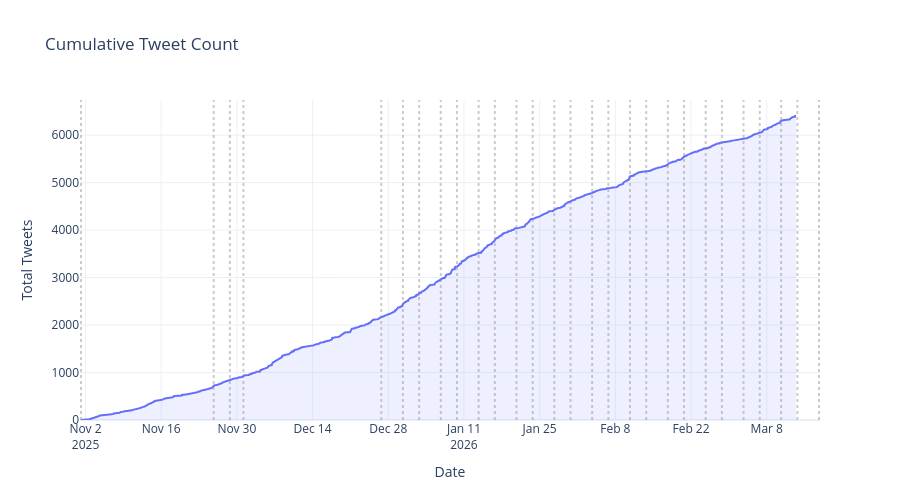

Notebook source saved alongside this figure:
### Code cell
from visualize import cumulative_chart

cumulative_chart(df, periods).show()

### Figure 1 — Plotly figure (JSON) as saved in the notebook; plotly's stock layout.template omitted (floating-point values rounded to 4 significant figures; data arrays with more than 128 entries replaced by an {"elided": "..."} marker saying what was removed)
{"data": [{"fill": "tozeroy", "fillcolor": "rgba(99,110,250,0.1)", "line": {"color": "#636EFA", "width": 2}, "mode": "lines", "name": "Cumulative Tweets", "type": "scatter", "x": {"elided": "3175 str values"}, "y": {"elided": "3175 int values"}}], "layout": {"height": 500, "hovermode": "x unified", "shapes": [{"line": {"color": "gray", "dash": "dot"}, "opacity": 0.4, "type": "line", "x0": "2025-11-01T04:00:00+00:00", "x1": "2025-11-01T04:00:00+00:00", "xref": "x", "y0": 0, "y1": 1, "yref": "y domain"}, {"line": {"color": "gray", "dash": "dot"}, "opacity": 0.4, "type": "line", "x0": "2025-11-25T17:00:00+00:00", "x1": "2025-11-25T17:00:00+00:00", "xref": "x", "y0": 0, "y1": 1, "yref": "y domain"}, {"line": {"color": "gray", "dash": "dot"}, "opacity": 0.4, "type": "line", "x0": "2025-11-28T17:00:00+00:00", "x1": "2025-11-28T17:00:00+00:00", "xref": "x", "y0": 0, "y1": 1, "yref": "y domain"}, {"line": {"color": "gray", "dash": "dot"}, "opacity": 0.4, "type": "line", "x0": "2025-12-01T05:00:00+00:00", "x1": "2025-12-01T05:00:00+00:00", "xref": "x", "y0": 0, "y1": 1, "yref": "y domain"}, {"line": {"color": "gray", "dash": "dot"}, "opacity": 0.4, "type": "line", "x0": "2025-12-26T17:00:00+00:00", "x1": "2025-12-26T17:00:00+00:00", "xref": "x", "y0": 0, "y1": 1, "yref": "y domain"}, {"line": {"color": "gray", "dash": "dot"}, "opacity": 0.4, "type": "line", "x0": "2025-12-30T17:00:00+00:00", "x1": "2025-12-30T17:00:00+00:00", "xref": "x", "y0": 0, "y1": 1, "yref": "y domain"}, {"line": {"color": "gray", "dash": "dot"}, "opacity": 0.4, "type": "line", "x0": "2026-01-02T17:00:00+00:00", "x1": "2026-01-02T17:00:00+00:00", "xref": "x", "y0": 0, "y1": 1, "yref": "y domain"}, {"line": {"color": "gray", "dash": "dot"}, "opacity": 0.4, "type": "line", "x0": "2026-01-06T17:00:00+00:00", "x1": "2026-01-06T17:00:00+00:00", "xref": "x", "y0": 0, "y1": 1, "yref": "y domain"}, {"line": {"color": "gray", "dash": "dot"}, "opacity": 0.4, "type": "line", "x0": "2026-01-09T17:00:00+00:00", "x1": "2026-01-09T17:00:00+00:00", "xref": "x", "y0": 0, "y1": 1, "yref": "y domain"}, {"line": {"color": "gray", "dash": "dot"}, "opacity": 0.4, "type": "line", "x0": "2026-01-13T17:00:00+00:00", "x1": "2026-01-13T17:00:00+00:00", "xref": "x", "y0": 0, "y1": 1, "yref": "y domain"}, {"line": {"color": "gray", "dash": "dot"}, "opacity": 0.4, "type": "line", "x0": "2026-01-16T17:00:00+00:00", "x1": "2026-01-16T17:00:00+00:00", "xref": "x", "y0": 0, "y1": 1, "yref": "y domain"}, {"line": {"color": "gray", "dash": "dot"}, "opacity": 0.4, "type": "line", "x0": "2026-01-20T17:00:00+00:00", "x1": "2026-01-20T17:00:00+00:00", "xref": "x", "y0": 0, "y1": 1, "yref": "y domain"}, {"line": {"color": "gray", "dash": "dot"}, "opacity": 0.4, "type": "line", "x0": "2026-01-23T17:00:00+00:00", "x1": "2026-01-23T17:00:00+00:00", "xref": "x", "y0": 0, "y1": 1, "yref": "y domain"}, {"line": {"color": "gray", "dash": "dot"}, "opacity": 0.4, "type": "line", "x0": "2026-01-27T17:00:00+00:00", "x1": "2026-01-27T17:00:00+00:00", "xref": "x", "y0": 0, "y1": 1, "yref": "y domain"}, {"line": {"color": "gray", "dash": "dot"}, "opacity": 0.4, "type": "line", "x0": "2026-01-30T17:00:00+00:00", "x1": "2026-01-30T17:00:00+00:00", "xref": "x", "y0": 0, "y1": 1, "yref": "y domain"}, {"line": {"color": "gray", "dash": "dot"}, "opacity": 0.4, "type": "line", "x0": "2026-02-03T17:00:00+00:00", "x1": "2026-02-03T17:00:00+00:00", "xref": "x", "y0": 0, "y1": 1, "yref": "y domain"}, {"line": {"color": "gray", "dash": "dot"}, "opacity": 0.4, "type": "line", "x0": "2026-02-06T17:00:00+00:00", "x1": "2026-02-06T17:00:00+00:00", "xref": "x", "y0": 0, "y1": 1, "yref": "y domain"}, {"line": {"color": "gray", "dash": "dot"}, "opacity": 0.4, "type": "line", "x0": "2026-02-10T17:00:00+00:00", "x1": "2026-02-10T17:00:00+00:00", "xref": "x", "y0": 0, "y1": 1, "yref": "y domain"}, {"line": {"color": "gray", "dash": "dot"}, "opacity": 0.4, "type": "line", "x0": "2026-02-13T17:00:00+00:00", "x1": "2026-02-13T17:00:00+00:00", "xref": "x", "y0": 0, "y1": 1, "yref": "y domain"}, {"line": {"color": "gray", "dash": "dot"}, "opacity": 0.4, "type": "line", "x0": "2026-02-17T17:00:00+00:00", "x1": "2026-02-17T17:00:00+00:00", "xref": "x", "y0": 0, "y1": 1, "yref": "y domain"}, {"line": {"color": "gray", "dash": "dot"}, "opacity": 0.4, "type": "line", "x0": "2026-02-20T17:00:00+00:00", "x1": "2026-02-20T17:00:00+00:00", "xref": "x", "y0": 0, "y1": 1, "yref": "y domain"}, {"line": {"color": "gray", "dash": "dot"}, "opacity": 0.4, "type": "line", "x0": "2026-02-24T17:00:00+00:00", "x1": "2026-02-24T17:00:00+00:00", "xref": "x", "y0": 0, "y1": 1, "yref": "y domain"}, {"line": {"color": "gray", "dash": "dot"}, "opacity": 0.4, "type": "line", "x0": "2026-02-27T17:00:00+00:00", "x1": "2026-02-27T17:00:00+00:00", "xref": "x", "y0": 0, "y1": 1, "yref": "y domain"}, {"line": {"color": "gray", "dash": "dot"}, "opacity": 0.4, "type": "line", "x0": "2026-03-03T17:00:00+00:00", "x1": "2026-03-03T17:00:00+00:00", "xref": "x", "y0": 0, "y1": 1, "yref": "y domain"}, {"line": {"color": "gray", "dash": "dot"}, "opacity": 0.4, "type": "line", "x0": "2026-03-06T17:00:00+00:00", "x1": "2026-03-06T17:00:00+00:00", "xref": "x", "y0": 0, "y1": 1, "yref": "y domain"}, {"line": {"color": "gray", "dash": "dot"}, "opacity": 0.4, "type": "line", "x0": "2026-03-10T16:00:00+00:00", "x1": "2026-03-10T16:00:00+00:00", "xref": "x", "y0": 0, "y1": 1, "yref": "y domain"}, {"line": {"color": "gray", "dash": "dot"}, "opacity": 0.4, "type": "line", "x0": "2026-03-13T16:00:00+00:00", "x1": "2026-03-13T16:00:00+00:00", "xref": "x", "y0": 0, "y1": 1, "yref": "y domain"}, {"line": {"color": "gray", "dash": "dot"}, "opacity": 0.4, "type": "line", "x0": "2026-03-17T16:00:00+00:00", "x1": "2026-03-17T16:00:00+00:00", "xref": "x", "y0": 0, "y1": 1, "yref": "y domain"}], "title": {"text": "Cumulative Tweet Count"}, "xaxis": {"title": {"text": "Date"}}, "yaxis": {"title": {"text": "Total Tweets"}}}}
